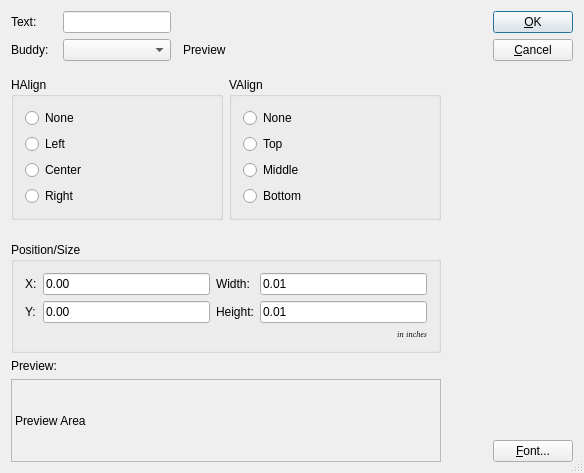
<?xml version="1.0" encoding="UTF-8"?>
<ui version="4.0">
 <comment> * OpenRPT report writer and rendering engine
 * Copyright (C) 2001-2018 by OpenMFG, LLC
 *
 * This library is free software; you can redistribute it and/or
 * modify it under the terms of the GNU Lesser General Public
 * License as published by the Free Software Foundation; either
 * version 2.1 of the License, or (at your option) any later version.
 *
 * This library is distributed in the hope that it will be useful,
 * but WITHOUT ANY WARRANTY; without even the implied warranty of
 * MERCHANTABILITY or FITNESS FOR A PARTICULAR PURPOSE. See the GNU
 * Lesser General Public License for more details.
 *
 * You should have received a copy of the GNU Lesser General Public
 * License along with this library; if not, write to the Free Software
 * Foundation, Inc., 59 Temple Place, Suite 330, Boston, MA 02111-1307 USA
 * Please contact info@openmfg.com with any questions on this license.</comment>
 <class>LabelEditor</class>
 <widget class="QDialog" name="LabelEditor">
  <property name="geometry">
   <rect>
    <x>0</x>
    <y>0</y>
    <width>584</width>
    <height>473</height>
   </rect>
  </property>
  <property name="sizePolicy">
   <sizepolicy hsizetype="Minimum" vsizetype="Minimum">
    <horstretch>0</horstretch>
    <verstretch>0</verstretch>
   </sizepolicy>
  </property>
  <property name="windowTitle">
   <string>Properties (Label)</string>
  </property>
  <property name="sizeGripEnabled">
   <bool>true</bool>
  </property>
  <layout class="QGridLayout" name="gridLayout">
   <item row="4" column="0" colspan="5">
    <widget class="QGroupBox" name="GroupBox1">
     <property name="title">
      <string>Position/Size</string>
     </property>
     <layout class="QGridLayout">
      <property name="leftMargin">
       <number>11</number>
      </property>
      <property name="topMargin">
       <number>11</number>
      </property>
      <property name="rightMargin">
       <number>11</number>
      </property>
      <property name="bottomMargin">
       <number>11</number>
      </property>
      <property name="spacing">
       <number>6</number>
      </property>
      <item row="1" column="3">
       <widget class="QLineEdit" name="leHeight">
        <property name="text">
         <string>0.01</string>
        </property>
       </widget>
      </item>
      <item row="0" column="3">
       <widget class="QLineEdit" name="leWidth">
        <property name="text">
         <string>0.01</string>
        </property>
       </widget>
      </item>
      <item row="1" column="0">
       <widget class="QLabel" name="TextLabel2">
        <property name="text">
         <string>Y:</string>
        </property>
        <property name="buddy">
         <cstring>leYPos</cstring>
        </property>
       </widget>
      </item>
      <item row="1" column="2">
       <widget class="QLabel" name="TextLabel4">
        <property name="text">
         <string>Height:</string>
        </property>
        <property name="buddy">
         <cstring>leHeight</cstring>
        </property>
       </widget>
      </item>
      <item row="0" column="0">
       <widget class="QLabel" name="TextLabel1_3">
        <property name="text">
         <string>X:</string>
        </property>
        <property name="buddy">
         <cstring>leXPos</cstring>
        </property>
       </widget>
      </item>
      <item row="0" column="2">
       <widget class="QLabel" name="TextLabel3">
        <property name="text">
         <string>Width:</string>
        </property>
        <property name="buddy">
         <cstring>leWidth</cstring>
        </property>
       </widget>
      </item>
      <item row="2" column="3">
       <widget class="QLabel" name="TextLabel5">
        <property name="font">
         <font>
          <family>Helvetica [Cronyx]</family>
          <pointsize>6</pointsize>
          <weight>50</weight>
          <italic>true</italic>
          <bold>false</bold>
          <underline>false</underline>
          <strikeout>false</strikeout>
         </font>
        </property>
        <property name="text">
         <string>in inches</string>
        </property>
        <property name="textFormat">
         <enum>Qt::AutoText</enum>
        </property>
        <property name="alignment">
         <set>Qt::AlignRight|Qt::AlignTrailing|Qt::AlignVCenter</set>
        </property>
       </widget>
      </item>
      <item row="1" column="1">
       <widget class="QLineEdit" name="leYPos">
        <property name="text">
         <string>0.00</string>
        </property>
       </widget>
      </item>
      <item row="0" column="1">
       <widget class="QLineEdit" name="leXPos">
        <property name="text">
         <string>0.00</string>
        </property>
       </widget>
      </item>
     </layout>
    </widget>
   </item>
   <item row="1" column="2">
    <widget class="BuddyComboBox" name="cbBuddy">
     <property name="enabled">
      <bool>true</bool>
     </property>
    </widget>
   </item>
   <item row="6" column="0" colspan="5">
    <widget class="QLabel" name="labelPreview">
     <property name="sizePolicy">
      <sizepolicy hsizetype="Preferred" vsizetype="Expanding">
       <horstretch>0</horstretch>
       <verstretch>0</verstretch>
      </sizepolicy>
     </property>
     <property name="minimumSize">
      <size>
       <width>0</width>
       <height>42</height>
      </size>
     </property>
     <property name="frameShape">
      <enum>QFrame::StyledPanel</enum>
     </property>
     <property name="frameShadow">
      <enum>QFrame::Sunken</enum>
     </property>
     <property name="text">
      <string>Preview Area</string>
     </property>
     <property name="alignment">
      <set>Qt::AlignVCenter</set>
     </property>
    </widget>
   </item>
   <item row="0" column="0" colspan="2">
    <widget class="QLabel" name="TextLabel1">
     <property name="sizePolicy">
      <sizepolicy hsizetype="Preferred" vsizetype="Minimum">
       <horstretch>0</horstretch>
       <verstretch>0</verstretch>
      </sizepolicy>
     </property>
     <property name="text">
      <string>Text:</string>
     </property>
     <property name="buddy">
      <cstring>tbText</cstring>
     </property>
    </widget>
   </item>
   <item row="1" column="0" colspan="2">
    <widget class="QLabel" name="buddyLabel">
     <property name="text">
      <string>Buddy:</string>
     </property>
     <property name="buddy">
      <cstring>cbBuddy</cstring>
     </property>
    </widget>
   </item>
   <item row="5" column="0" colspan="2">
    <widget class="QLabel" name="TextLabel1_2">
     <property name="sizePolicy">
      <sizepolicy hsizetype="Preferred" vsizetype="Minimum">
       <horstretch>0</horstretch>
       <verstretch>0</verstretch>
      </sizepolicy>
     </property>
     <property name="text">
      <string>Preview:</string>
     </property>
    </widget>
   </item>
   <item row="0" column="7" rowspan="7">
    <layout class="QVBoxLayout">
     <property name="spacing">
      <number>6</number>
     </property>
     <property name="leftMargin">
      <number>0</number>
     </property>
     <property name="topMargin">
      <number>0</number>
     </property>
     <property name="rightMargin">
      <number>0</number>
     </property>
     <property name="bottomMargin">
      <number>0</number>
     </property>
     <item>
      <widget class="QPushButton" name="buttonOk">
       <property name="text">
        <string>&amp;OK</string>
       </property>
       <property name="shortcut">
        <string>Alt+O</string>
       </property>
       <property name="autoDefault">
        <bool>true</bool>
       </property>
       <property name="default">
        <bool>true</bool>
       </property>
      </widget>
     </item>
     <item>
      <widget class="QPushButton" name="buttonCancel">
       <property name="text">
        <string>&amp;Cancel</string>
       </property>
       <property name="shortcut">
        <string>Alt+C</string>
       </property>
       <property name="autoDefault">
        <bool>true</bool>
       </property>
      </widget>
     </item>
     <item>
      <spacer>
       <property name="orientation">
        <enum>Qt::Vertical</enum>
       </property>
       <property name="sizeType">
        <enum>QSizePolicy::Expanding</enum>
       </property>
       <property name="sizeHint" stdset="0">
        <size>
         <width>20</width>
         <height>20</height>
        </size>
       </property>
      </spacer>
     </item>
     <item>
      <widget class="QPushButton" name="btnFont">
       <property name="text">
        <string>&amp;Font...</string>
       </property>
      </widget>
     </item>
    </layout>
   </item>
   <item row="2" column="0" colspan="5">
    <layout class="QHBoxLayout" name="horizontalLayout">
     <property name="topMargin">
      <number>10</number>
     </property>
     <property name="bottomMargin">
      <number>10</number>
     </property>
     <item>
      <widget class="QGroupBox" name="bgHAlign">
       <property name="sizePolicy">
        <sizepolicy hsizetype="Preferred" vsizetype="Minimum">
         <horstretch>1</horstretch>
         <verstretch>0</verstretch>
        </sizepolicy>
       </property>
       <property name="title">
        <string>HAlign</string>
       </property>
       <layout class="QVBoxLayout">
        <property name="spacing">
         <number>6</number>
        </property>
        <property name="leftMargin">
         <number>11</number>
        </property>
        <property name="topMargin">
         <number>11</number>
        </property>
        <property name="rightMargin">
         <number>11</number>
        </property>
        <property name="bottomMargin">
         <number>11</number>
        </property>
        <item>
         <widget class="QRadioButton" name="rbHAlignNone">
          <property name="text">
           <string>None</string>
          </property>
         </widget>
        </item>
        <item>
         <widget class="QRadioButton" name="rbHAlignLeft">
          <property name="text">
           <string>Left</string>
          </property>
         </widget>
        </item>
        <item>
         <widget class="QRadioButton" name="rbHAlignCenter">
          <property name="text">
           <string>Center</string>
          </property>
         </widget>
        </item>
        <item>
         <widget class="QRadioButton" name="rbHAlignRight">
          <property name="text">
           <string>Right</string>
          </property>
         </widget>
        </item>
       </layout>
      </widget>
     </item>
     <item>
      <widget class="QGroupBox" name="bgVAlign">
       <property name="sizePolicy">
        <sizepolicy hsizetype="Preferred" vsizetype="Minimum">
         <horstretch>1</horstretch>
         <verstretch>0</verstretch>
        </sizepolicy>
       </property>
       <property name="title">
        <string>VAlign</string>
       </property>
       <layout class="QVBoxLayout">
        <property name="spacing">
         <number>6</number>
        </property>
        <property name="leftMargin">
         <number>11</number>
        </property>
        <property name="topMargin">
         <number>11</number>
        </property>
        <property name="rightMargin">
         <number>11</number>
        </property>
        <property name="bottomMargin">
         <number>11</number>
        </property>
        <item>
         <widget class="QRadioButton" name="rbVAlignNone">
          <property name="text">
           <string>None</string>
          </property>
         </widget>
        </item>
        <item>
         <widget class="QRadioButton" name="rbVAlignTop">
          <property name="text">
           <string>Top</string>
          </property>
         </widget>
        </item>
        <item>
         <widget class="QRadioButton" name="rbVAlignMiddle">
          <property name="text">
           <string>Middle</string>
          </property>
         </widget>
        </item>
        <item>
         <widget class="QRadioButton" name="rbVAlignBottom">
          <property name="text">
           <string>Bottom</string>
          </property>
         </widget>
        </item>
       </layout>
      </widget>
     </item>
    </layout>
   </item>
   <item row="0" column="2">
    <widget class="QLineEdit" name="tbText"/>
   </item>
   <item row="1" column="4" alignment="Qt::AlignLeft">
    <widget class="QLabel" name="queryPreview">
     <property name="sizePolicy">
      <sizepolicy hsizetype="Preferred" vsizetype="Preferred">
       <horstretch>1</horstretch>
       <verstretch>0</verstretch>
      </sizepolicy>
     </property>
     <property name="text">
      <string>Preview</string>
     </property>
    </widget>
   </item>
   <item row="1" column="5">
    <spacer name="horizontalSpacer_2">
     <property name="orientation">
      <enum>Qt::Horizontal</enum>
     </property>
     <property name="sizeHint" stdset="0">
      <size>
       <width>40</width>
       <height>20</height>
      </size>
     </property>
    </spacer>
   </item>
   <item row="0" column="4" colspan="2">
    <spacer name="horizontalSpacer">
     <property name="orientation">
      <enum>Qt::Horizontal</enum>
     </property>
     <property name="sizeHint" stdset="0">
      <size>
       <width>0</width>
       <height>0</height>
      </size>
     </property>
    </spacer>
   </item>
  </layout>
 </widget>
 <layoutdefault spacing="6" margin="11"/>
 <customwidgets>
  <customwidget>
   <class>BuddyComboBox</class>
   <extends>QComboBox</extends>
   <header>buddycombobox.h</header>
  </customwidget>
 </customwidgets>
 <tabstops>
  <tabstop>tbText</tabstop>
  <tabstop>cbBuddy</tabstop>
  <tabstop>rbHAlignNone</tabstop>
  <tabstop>rbHAlignLeft</tabstop>
  <tabstop>rbHAlignCenter</tabstop>
  <tabstop>rbHAlignRight</tabstop>
  <tabstop>rbVAlignNone</tabstop>
  <tabstop>rbVAlignTop</tabstop>
  <tabstop>rbVAlignMiddle</tabstop>
  <tabstop>rbVAlignBottom</tabstop>
  <tabstop>leXPos</tabstop>
  <tabstop>leWidth</tabstop>
  <tabstop>leYPos</tabstop>
  <tabstop>leHeight</tabstop>
  <tabstop>btnFont</tabstop>
  <tabstop>buttonOk</tabstop>
  <tabstop>buttonCancel</tabstop>
 </tabstops>
 <resources/>
 <connections>
  <connection>
   <sender>buttonOk</sender>
   <signal>clicked()</signal>
   <receiver>LabelEditor</receiver>
   <slot>accept()</slot>
   <hints>
    <hint type="sourcelabel">
     <x>496</x>
     <y>32</y>
    </hint>
    <hint type="destinationlabel">
     <x>20</x>
     <y>20</y>
    </hint>
   </hints>
  </connection>
  <connection>
   <sender>buttonCancel</sender>
   <signal>clicked()</signal>
   <receiver>LabelEditor</receiver>
   <slot>reject()</slot>
   <hints>
    <hint type="sourcelabel">
     <x>496</x>
     <y>66</y>
    </hint>
    <hint type="destinationlabel">
     <x>20</x>
     <y>20</y>
    </hint>
   </hints>
  </connection>
 </connections>
</ui>
